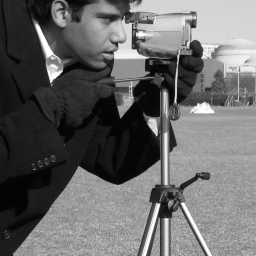
#> input picture data/clean/camera.png, 256 x 256 px
$ python experiment.py
#> lines starting #> are read from the running program, lines starting #| are printed output that depends on the picture
### filters.py
"""Independently implemented spatial filters for this course experiment.

All windows read the ORIGINAL input, never a partially updated output.
Symmetric padding repeats the edge pixel (half-sample symmetry).
No library median/adaptive-median filtering implementation is called.
"""
import numpy as np
from numpy.lib.stride_tricks import sliding_window_view


def _check(image, size):
    a = np.asarray(image)
    if a.ndim != 2 or a.dtype != np.uint8:
        raise ValueError('Input must be a 2-D uint8 grayscale image.')
    if not isinstance(size, int) or size < 3 or size % 2 == 0:
        raise ValueError('Window size must be an odd integer >= 3.')
    return a


def windows(image, size):
    a = _check(image, size)
    return sliding_window_view(np.pad(a, size // 2, mode='symmetric'), (size, size))


def mean_filter(image, size=3):
    """Floating-point arithmetic mean; no rounding before evaluation."""
    return windows(image, size).mean(axis=(-2, -1), dtype=np.float64)


def median_filter(image, size=3):
    w = windows(image, size).reshape(*image.shape, size * size)
    rank = size * size // 2
    return np.partition(w, rank, axis=-1)[..., rank]


def adaptive_median(image, max_size=7, return_maps=False):
    """Two-stage min/median/max AMF with window growth 3, 5, ..., max_size.

    Stage A: min < median < max. Otherwise grow, or return the last
    median at the size limit. Stage B: preserve the original center if
    min < center < max; otherwise use that window's median.
    Only unresolved pixels are gathered at larger windows. This changes
    computation, not the algorithm's output. No noise-generation mask is used.
    """
    a = _check(image, max_size)
    result = a.copy()
    unresolved = np.ones(a.shape, dtype=bool)
    sizes = np.zeros(a.shape, dtype=np.uint8)
    fallback = np.zeros(a.shape, dtype=bool)
    for size in range(3, max_size + 1, 2):
        yy, xx = np.nonzero(unresolved)
        if not len(yy):
            break
        patches = windows(a, size)[yy, xx].reshape(-1, size * size)
        low, high = patches.min(axis=1), patches.max(axis=1)
        rank = size * size // 2
        med = np.partition(patches, rank, axis=1)[:, rank]
        valid = (low < med) & (med < high)
        center = a[yy, xx]
        keep_center = (low < center) & (center < high)
        resolved_value = np.where(keep_center, center, med)
        done = valid if size < max_size else np.ones(len(yy), dtype=bool)
        result[yy[done], xx[done]] = np.where(valid, resolved_value, med)[done]
        sizes[yy[done], xx[done]] = size
        fallback[yy[done], xx[done]] = (~valid)[done]
        unresolved[yy[done], xx[done]] = False
    if return_maps:
        return result, {'window_size': sizes, 'fallback': fallback,
                        'changed': result != a}
    return result


def adaptive_median_reference(image, max_size=7):
    """Slow per-pixel version, used only to verify the vectorized version."""
    a = _check(image, max_size)
    radius = max_size // 2
    padded = np.pad(a, radius, mode='symmetric')
    result = np.empty_like(a)
    for y in range(a.shape[0]):
        for x in range(a.shape[1]):
            for size in range(3, max_size + 1, 2):
                r = size // 2
                p = padded[y+radius-r:y+radius+r+1,
                           x+radius-r:x+radius+r+1]
                lo, mid, hi = p.min(), np.median(p), p.max()
                if lo < mid < hi:
                    result[y, x] = a[y, x] if lo < a[y, x] < hi else mid
                    break
                if size == max_size:
                    result[y, x] = mid
    return result

### experiment.py
"""Dataset, paired evaluation, parameter study, correctness and timing.
Run: python experiment.py (uses bundled clean PNGs if already prepared).
"""
from pathlib import Path
import argparse, csv, hashlib, json, math, platform, time, os
import numpy as np
from PIL import Image, ImageDraw
from scipy.ndimage import gaussian_filter
import filters

ROOT = Path(__file__).resolve().parent
DATA = ROOT / 'data'
RESULTS = ROOT / 'results'
SEED = 20245641
DENSITIES = [0, .05, .10, .20, .40, .60, .80]
REPEATS = 5
NATURAL = ['camera', 'coins', 'moon', 'astronaut', 'chelsea', 'coffee']
SYNTHETIC = ['thin_lines', 'binary_shapes']
METHODS = {
    'Noisy': lambda a: a.copy(),
    'Mean3': lambda a: filters.mean_filter(a, 3),
    'Median3': lambda a: filters.median_filter(a, 3),
    'Median5': lambda a: filters.median_filter(a, 5),
    'Median7': lambda a: filters.median_filter(a, 7),
    'AMF3': lambda a: filters.adaptive_median(a, 3),
    'AMF5': lambda a: filters.adaptive_median(a, 5),
    'AMF7': lambda a: filters.adaptive_median(a, 7),
    'AMF9': lambda a: filters.adaptive_median(a, 9),
}


def save_json(path, value):
    Path(path).parent.mkdir(parents=True, exist_ok=True)
    Path(path).write_text(json.dumps(value, ensure_ascii=False, indent=2,
                                   allow_nan=False), encoding='utf-8')


def save_image(path, array):
    Path(path).parent.mkdir(parents=True, exist_ok=True)
    Image.fromarray(np.rint(np.clip(array, 0, 255)).astype(np.uint8)).save(path)


def read_image(path):
    return np.asarray(Image.open(path).convert('L'))


def prepare_data():
    """Use documented scikit-image sample photographs, not a GitHub project."""
    if (DATA / 'manifest.json').exists():
        return json.loads((DATA / 'manifest.json').read_text(encoding='utf-8'))
#> (reads data/manifest.json from the repository)
    from skimage import data, __version__
    manifest = []
    for name in NATURAL:
        original = getattr(data, name)()
        original_path = DATA / 'originals' / f'{name}.png'
        original_path.parent.mkdir(parents=True, exist_ok=True)
        Image.fromarray(original).save(original_path)
        gray = original
        if original.ndim == 3:
            gray = np.rint(original @ np.array([.2125, .7154, .0721])).astype(np.uint8)
        y, x = (gray.shape[0]-256)//2, (gray.shape[1]-256)//2
        crop = gray[y:y+256, x:x+256].copy()
        save_image(DATA / 'clean' / f'{name}.png', crop)
        manifest.append({'image': name, 'group': 'natural',
                         'source': 'scikit-image.data', 'package_version': __version__,
                         'source_shape': list(original.shape), 'crop_xywh': [x,y,256,256],
                         'pixel_sha256': hashlib.sha256(crop.tobytes()).hexdigest()})
    # Thin lines are interior gray levels, to isolate loss of narrow structures.
    im = Image.new('L', (256,256), 180)
    d = ImageDraw.Draw(im)
    for width, x in [(1,35),(2,65),(3,100),(5,140)]:
        d.line((x,25,x,225), fill=35, width=width)
    for width, y in [(1,40),(2,75),(3,115),(5,165)]:
        d.line((20,y,230,y), fill=235, width=width)
    d.rectangle((170,185,230,230),fill=70)
    thin = np.asarray(im)
    yy,xx=np.indices((256,256))
    binary = np.where(((yy//32)+(xx//32))%2, 255, 0).astype(np.uint8)
    for name,a in [('thin_lines',thin),('binary_shapes',binary)]:
        save_image(DATA / 'clean' / f'{name}.png', a)
        manifest.append({'image': name, 'group': 'synthetic',
                         'source': 'experiment.py deterministic construction',
                         'source_shape':[256,256], 'crop_xywh':[0,0,256,256],
                         'pixel_sha256': hashlib.sha256(a.tobytes()).hexdigest()})
    save_json(DATA / 'manifest.json', manifest)
    return manifest


def add_noise(clean, density, rng):
    """Replacement probability, not fraction of pixels actually changed."""
    u = rng.random(clean.shape)
    noisy = clean.copy()
    noisy[u < density/2] = 0
    noisy[(u >= density/2) & (u < density)] = 255
    return noisy, u < density


def metrics(clean, output):
    x,y = clean.astype(np.float64)/255, np.asarray(output,dtype=np.float64)/255
    mse = float(np.mean((x-y)**2))
    psnr = None if mse == 0 else -10*math.log10(mse)
    kw = dict(sigma=1.5, mode='reflect', truncate=3.5)
    ux,uy=gaussian_filter(x,**kw),gaussian_filter(y,**kw)
    vx=gaussian_filter(x*x,**kw)-ux*ux
    vy=gaussian_filter(y*y,**kw)-uy*uy
    cov=gaussian_filter(x*y,**kw)-ux*uy
    ssim_map=((2*ux*uy+.01**2)*(2*cov+.03**2))/((ux*ux+uy*uy+.01**2)*(vx+vy+.03**2))
    ssim=float(ssim_map[5:-5,5:-5].mean())
    return {'mse':mse, 'psnr_db':psnr, 'ssim':ssim}


def check_implementations():
    from scipy.ndimage import median_filter, uniform_filter
    from skimage.metrics import structural_similarity, peak_signal_noise_ratio
    rng=np.random.default_rng(SEED)
    arrays=[rng.integers(0,256,(11,13),dtype=np.uint8),
            rng.choice(np.array([0,128,255],dtype=np.uint8),(13,15)),
            np.zeros((11,13),dtype=np.uint8),
            np.full((11,13),255,dtype=np.uint8)]
    tests=[]
    for i,a in enumerate(arrays):
        for size in [3,5,7,9]:
            v=filters.adaptive_median(a,size)
            ref=filters.adaptive_median_reference(a,size)
            assert np.array_equal(v,ref),(i,size)
            assert np.array_equal(filters.median_filter(a,size),median_filter(a,size,mode='reflect'))
            assert np.allclose(filters.mean_filter(a,size),uniform_filter(a.astype(float),size,mode='reflect'),atol=1e-10)
            tests.append({'case':i,'size':size,'adaptive_exact':True,'fixed_exact':True,'mean_atol':1e-10})
    a=rng.integers(0,256,(64,64),dtype=np.uint8)
    b,_=add_noise(a,.2,rng)
    m=metrics(a,b)
    official=structural_similarity(a/255,b/255,data_range=1.,gaussian_weights=True,
                                  sigma=1.5,use_sample_covariance=False)
    assert abs(m['ssim']-official)<1e-12
    assert abs(m['psnr_db']-peak_signal_noise_ratio(a,b,data_range=255))<1e-12
    # An actual 3x3 cluster with 5 salt pixels; a 5x5 neighborhood is clean enough.
    patch=np.full((7,7),128,dtype=np.uint8)
    for y,x in [(2,2),(2,3),(3,2),(3,3),(4,4)]:patch[y,x]=255
    assert filters.median_filter(patch,3)[3,3]==255
    assert filters.adaptive_median(patch,5)[3,3]==128
    # This experiment's AMF is *not* guaranteed to preserve all clean binary edges.
    return {'window_checks':tests, 'ssim_abs_error':abs(m['ssim']-official),
            'psnr_abs_error':abs(m['psnr_db']-peak_signal_noise_ratio(a,b,data_range=255)),
            'cluster_patch':patch.tolist(),'cluster_center_median3':255,'cluster_center_amf5':128}


def run():
    started=time.perf_counter()
    manifest=prepare_data()
    RESULTS.mkdir(exist_ok=True)
    checks=check_implementations();save_json(RESULTS/'correctness.json',checks)
    records=[]; maps=[]
    for image_index,item in enumerate(manifest):
        name=item['image'];clean=read_image(DATA/'clean'/f'{name}.png')
#> in read_image, returned value is the input picture: shape (256, 256); min 2, max 255, mean 103.8
        assert hashlib.sha256(clean.tobytes()).hexdigest()==item['pixel_sha256']
        for density_index,p in enumerate(DENSITIES):
            for repeat in range(REPEATS):
                seed=SEED+image_index*10000+density_index*100+repeat
                noisy,mask=add_noise(clean,p,np.random.default_rng(seed))
                visual=(repeat==0 and ((name=='camera' and p==.4) or
                        (name=='coins' and p==.8) or
                        (name in SYNTHETIC and p in [0,.4])))
                folder=RESULTS/'visuals'/f'{name}_p{p:.2f}'
                if visual:save_image(folder/'Clean.png',clean)
                for method,fn in METHODS.items():
                    if method=='AMF7':
                        out,info=filters.adaptive_median(noisy,7,True)
                        maps.append({'image':name,'group':item['group'],'density':p,'repeat':repeat,
                                     'changed_fraction':float(info['changed'].mean()),
                                     'fallback_fraction':float(info['fallback'].mean()),
                                     **{f'window_{s}_fraction':float((info['window_size']==s).mean()) for s in [3,5,7]}})
                        if visual:
                            np.save(folder/'window_size.npy',info['window_size'])
                    else:out=fn(noisy)
                    records.append({'image':name,'group':item['group'],'density':p,'repeat':repeat,
                                    'seed':seed,'method':method,'selected_fraction':float(mask.mean()),
                                    'actual_changed_fraction':float((noisy!=clean).mean()),**metrics(clean,out)})
                    if visual:save_image(folder/f'{method}.png',out)
#> this loop made 7 passes
#> pass 1, in metrics (call 2), `ux,uy=gaussian_filter(x,**kw),gaussian_filter(y,**kw)`:
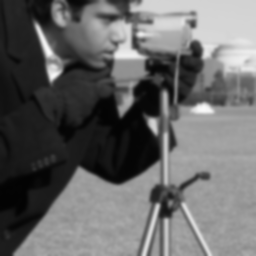
#> ux: shape (256, 256) float64; min 0.0119, max 0.981, mean 0.407
#> pass 1, in metrics (call 2), `vx=gaussian_filter(x*x,**kw)-ux*ux`:
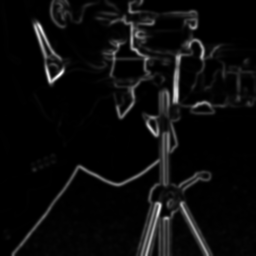
#> vx: shape (256, 256) float64; min 7.63e-07, max 0.147, mean 0.00719; drawn with min black and max white
#> after the loop:
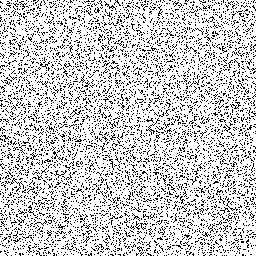
#> mask: shape (256, 256) bool; 80.1% white; black in thin lines or dots
#> after the loop:
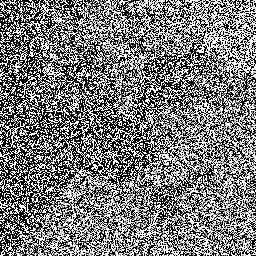
#> noisy: shape (256, 256); min 0, max 255, mean 122.9
        print(f'Completed {name}: {len(records)} records',flush=True)
#| Completed camera: 315 records
    with (RESULTS/'metrics.csv').open('w',encoding='utf-8-sig',newline='') as f:
        w=csv.DictWriter(f,fieldnames=list(records[0]));w.writeheader();w.writerows(records)
    summary=[]
    for group in ['natural','synthetic']:
        for p in DENSITIES:
            for method in METHODS:
                rs=[r for r in records if r['group']==group and r['density']==p and r['method']==method]
                values=[r['psnr_db'] for r in rs if r['psnr_db'] is not None]
                summary.append({'group':group,'density':p,'method':method,'n':len(rs),
                                'psnr_db':float(np.mean(values)) if len(values)==len(rs) else None,
                                'infinite_psnr_count':len(rs)-len(values),
                                'ssim':float(np.mean([r['ssim'] for r in rs])),
                                'mse':float(np.mean([r['mse'] for r in rs]))})
    save_json(RESULTS/'summary.json',summary);save_json(RESULTS/'window_stats.json',maps)
    # Robustness outside the exact salt-and-pepper model. Same seeds across methods.
    robustness=[]
    for j,name in enumerate(NATURAL):
        clean=read_image(DATA/'clean'/f'{name}.png')
        for repeat in range(REPEATS):
            rng=np.random.default_rng(SEED+100000+j*100+repeat)
            u=rng.random(clean.shape);out=clean.copy();replace=u<.4
            values=rng.integers(0,256,clean.shape,dtype=np.uint8);out[replace]=values[replace]
            for method in ['Noisy','Median3','Median5','AMF7']:
                robustness.append({'image':name,'repeat':repeat,'method':method,**metrics(clean,METHODS[method](out))})
    save_json(RESULTS/'random_value_impulse.json',robustness)
    # Timing excludes I/O and metrics, includes padding and filtering on one CPU thread of Python;
    # NumPy/SciPy may use their own compiled kernels, environment recorded separately.
    timing=[];clean=read_image(DATA/'clean/camera.png')
    for pi,p in enumerate([.1,.4,.8]):
        noisy,_=add_noise(clean,p,np.random.default_rng(SEED+200000+pi))
        for method in ['Mean3','Median3','Median5','Median7','AMF7']:
            fn=METHODS[method]
            for _ in range(3):fn(noisy)
            durations=[]
            for _ in range(15):
                t=time.perf_counter();fn(noisy);durations.append((time.perf_counter()-t)*1000)
            timing.append({'method':method,'density':p,'shape':[256,256],
                           'median_ms':float(np.median(durations)), 'mean_ms':float(np.mean(durations)),
                           'p95_ms':float(np.percentile(durations,95)),'samples_ms':durations})
    save_json(RESULTS/'latency.json',timing)
    import scipy,skimage,matplotlib,PIL
    cpu=os.environ.get('PROCESSOR_IDENTIFIER',platform.processor())
    save_json(RESULTS/'environment.json',{'python':platform.python_version(),'platform':platform.platform(),
              'cpu':cpu,'numpy':np.__version__,'scipy':scipy.__version__,'scikit_image':skimage.__version__,
              'matplotlib':matplotlib.__version__,'Pillow':PIL.__version__,
              'seed':SEED,'densities':DENSITIES,'repeats':REPEATS,'methods':list(METHODS),
              'elapsed_seconds':time.perf_counter()-started,'metric_records':len(records),
              'natural_records':sum(r['group']=='natural' for r in records),
              'random_value_records':len(robustness),'training':False,
              'cpu_only':True,'source':'independent implementation; no imported project code'})
    print(f'Done: {len(records)} main/sensitivity records; elapsed {time.perf_counter()-started:.1f}s',flush=True)


if __name__=='__main__':
    parser=argparse.ArgumentParser();parser.add_argument('--prepare-only',action='store_true')
    args=parser.parse_args()
    if args.prepare_only:prepare_data()
#> (the run stopped early here; a loop or call above may not have finished)
